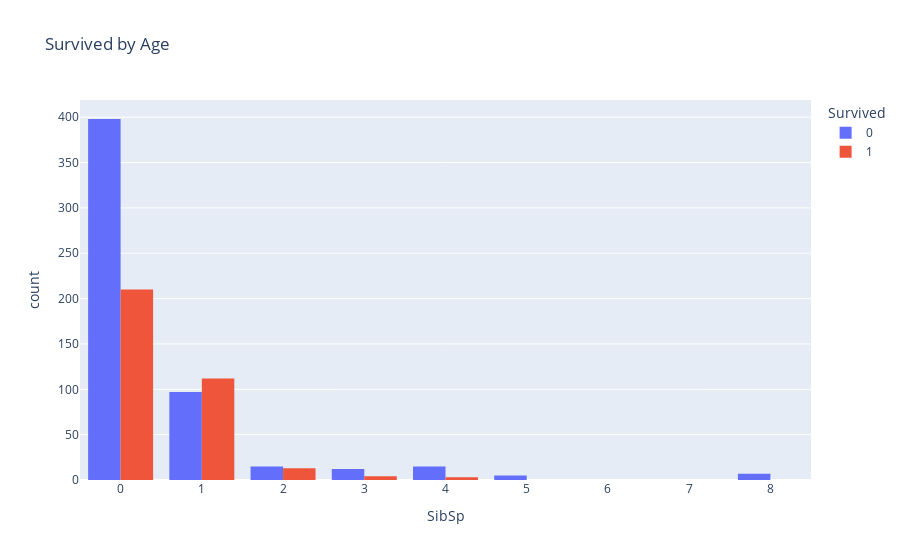

Write notebook code for a chart like this one.
### Code cell
px.histogram(df, x='SibSp', color="Survived", barmode='group', title='Survived by Age')

### Figure 1 — Plotly figure (JSON) as saved in the notebook; plotly's stock layout.template omitted (floating-point values rounded to 4 significant figures; data arrays with more than 128 entries replaced by an {"elided": "..."} marker saying what was removed)
{"data": [{"alignmentgroup": "True", "bingroup": "x", "hovertemplate": "Survived=0<br>SibSp=%{x}<br>count=%{y}<extra></extra>", "legendgroup": "0", "marker": {"color": "#636efa", "pattern": {"shape": ""}}, "name": "0", "offsetgroup": "0", "orientation": "v", "showlegend": true, "type": "histogram", "x": {"elided": "549 int values"}, "xaxis": "x", "yaxis": "y"}, {"alignmentgroup": "True", "bingroup": "x", "hovertemplate": "Survived=1<br>SibSp=%{x}<br>count=%{y}<extra></extra>", "legendgroup": "1", "marker": {"color": "#EF553B", "pattern": {"shape": ""}}, "name": "1", "offsetgroup": "1", "orientation": "v", "showlegend": true, "type": "histogram", "x": {"elided": "342 int values"}, "xaxis": "x", "yaxis": "y"}], "layout": {"barmode": "group", "legend": {"title": {"text": "Survived"}, "tracegroupgap": 0}, "title": {"text": "Survived by Age"}, "xaxis": {"anchor": "y", "domain": [0, 1], "title": {"text": "SibSp"}}, "yaxis": {"anchor": "x", "domain": [0, 1], "title": {"text": "count"}}}}
